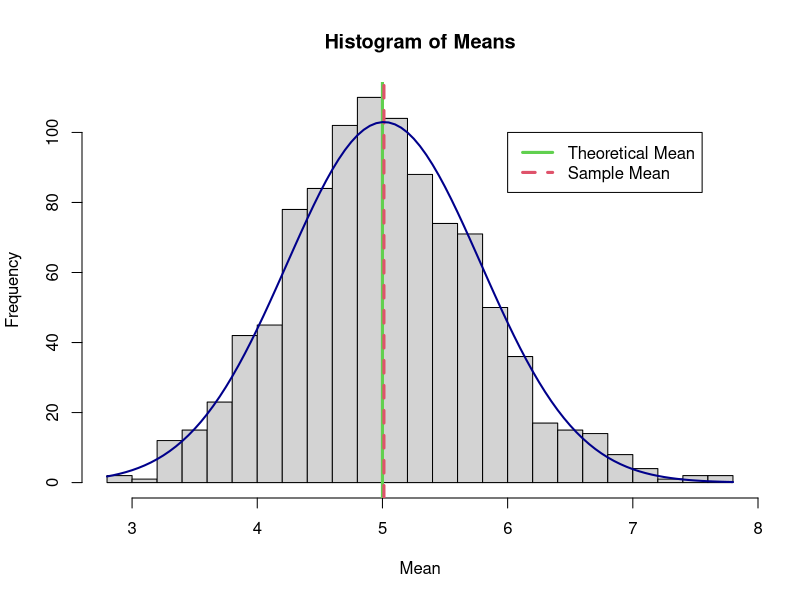
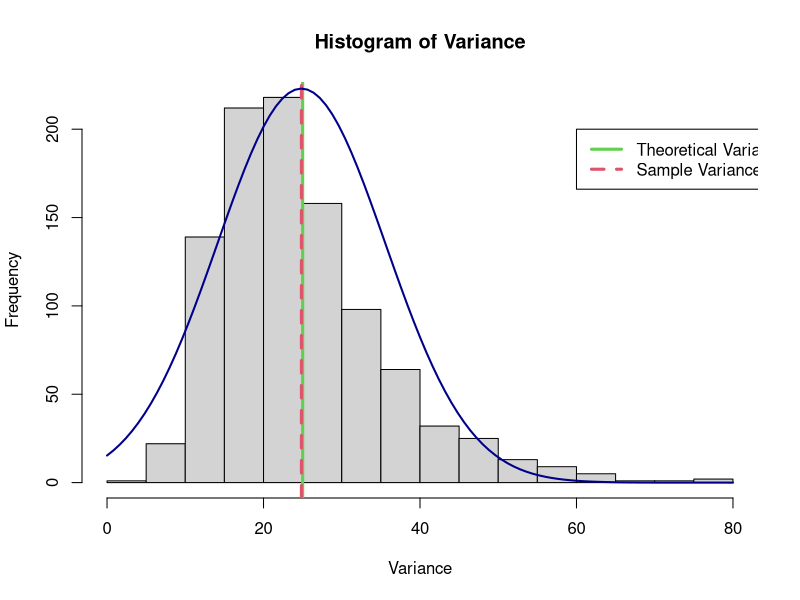

The R source for these figures, in order:
# Course Project for Stat Inference

set.seed(123)
lambda <- 0.2
n  <- 40


sample_means = NULL
sample_variances= NULL
for (i in 1 : 1000) {
        sample_40 <- rexp(n,lambda)
        sample_means <- c(sample_means, mean(sample_40))
        sample_variances <- c(sample_variances, var(sample_40))
}

myMean <- mean(sample_means)
theory_Mean <- 1/lambda
myVar<- mean(sample_variances)
theory_Var <- (1/lambda)^2

hist(sample_means, breaks = 20, xlab = 'Mean', main = 'Histogram of Means')
abline(v = theory_Mean, col = 3, lwd = 3)
abline(v = myMean, col = 2, lwd = 3, lty = 2)
legend(6, 100, c('Theoretical Mean', 'Sample Mean'), lwd = c(3,3), lty = c(1,2), col = c(3,2))
curve(dnorm(x, mean=myMean, sd=sd(sample_means))*200, col="darkblue", lwd=2, add=TRUE)

hist(sample_variances, breaks = 14, xlab = 'Variance', main = 'Histogram of Variance')
abline(v = theory_Var, col = 3, lwd = 3)
abline(v = myVar, col = 2, lwd = 3, lty = 2)
legend(60, 200, c('Theoretical Variance', 'Sample Variance'), lwd = c(3,3), lty = c(1,2), col = c(3,2))
curve(dnorm(x, mean=myVar, sd=sd(sample_variances))*6000, col="darkblue", lwd=2, add=TRUE)

